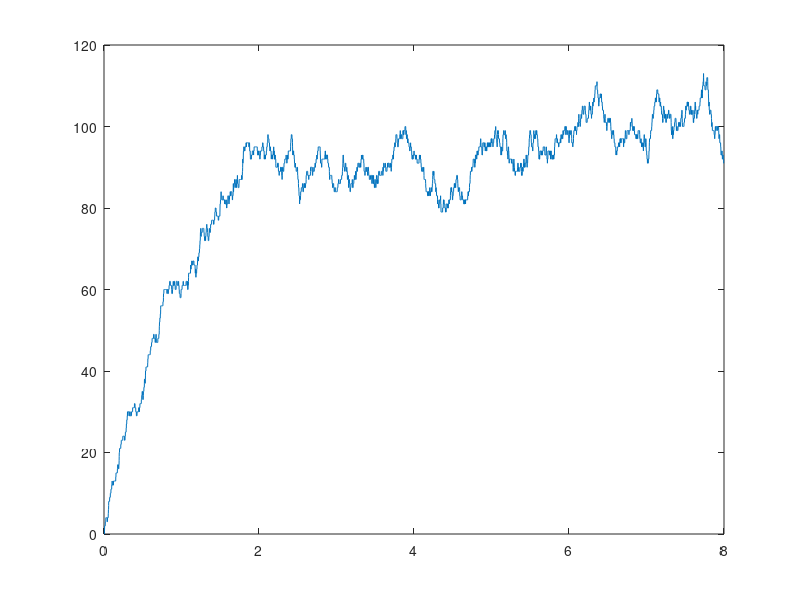
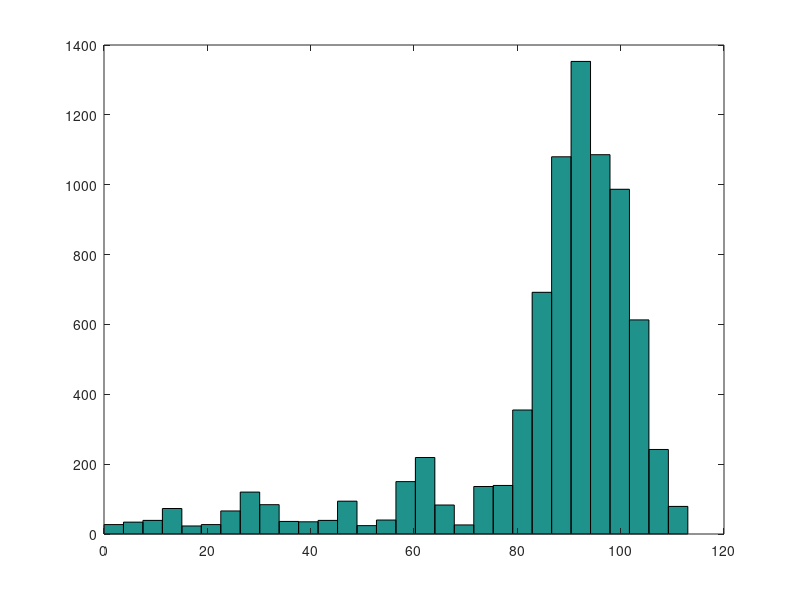

Source code (MATLAB) for these figures, in order:
% Direct Monte-Carlo simulation for reaction equation
% Presented by Alex Mogilner (Oct 17, 2016)
%
%

K=100; dt=0.001; tend=8;
t=(0:dt:tend); P=zeros(size(t));
for s=1:(tend/dt)
    P(s+1) = P(s)+0.5*(1+sign(K*dt-rand))-0.5*(1+sign(P(s)*dt-rand));
end

mean(P)
std(P)

figure(1);
plot(t,P);

figure(2); 
hist(P,30)